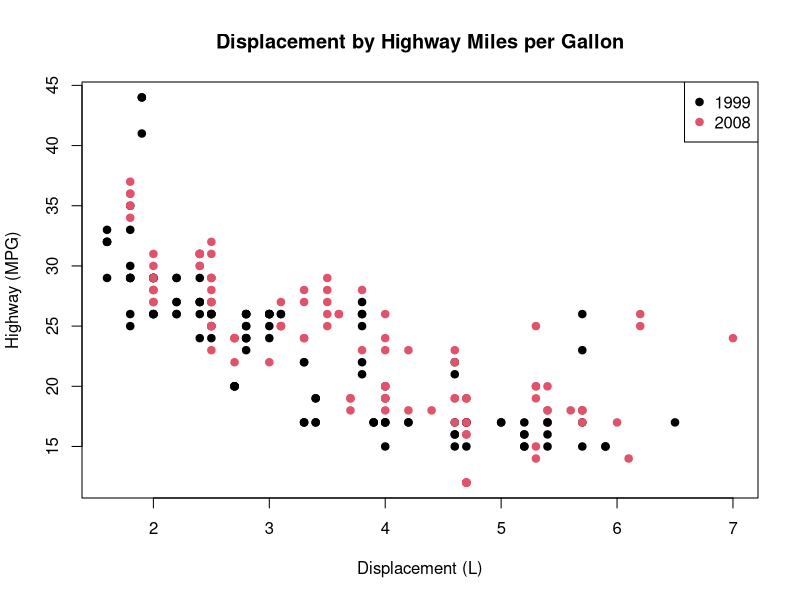
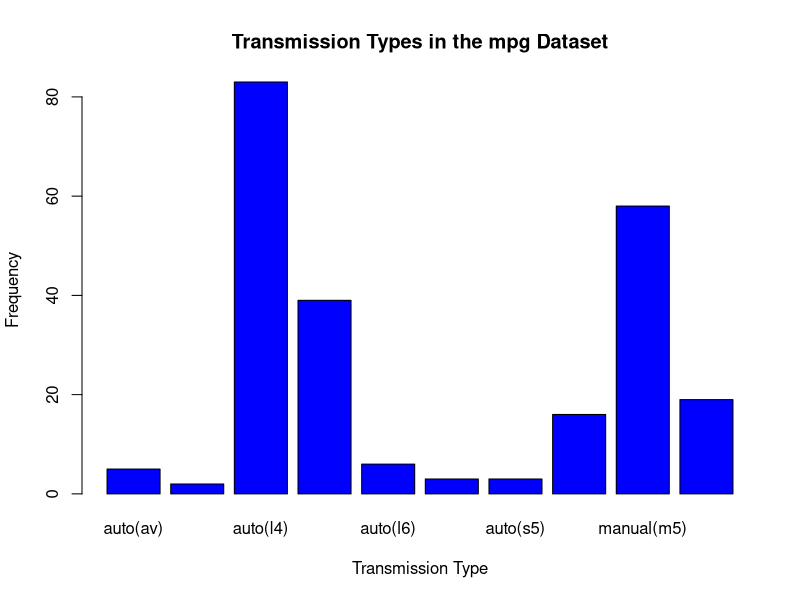

Reproduce these figures in R, in order. (Note: this script raises an error after producing the figures.)
## C7091 Professional Skills for Data Science ####
## Miss S-J Childs
## Student ID: 24370500
## Assignment 1: Problem Sets
## Source: https://c7091.github.io/website/problem-sets.html
## 2024-10-23

## CONTENTS ####
## 00 Setup
## 01 Question One: Plotting and subsets with the mpg data
## 02 Question Two: Pseudocode
## 03 Question Three: Understanding functions
## 04 Question Four: Working with matrices
## 05 Question Five: ANOVAs code
## 06 Question Six: F-Statistic
## 07 Question Seven: Write your own questions
## 08 Question Eight: Add nested lists and indexing to your questions

## 00 Setup ####

# Install packages and load libraries
install.packages("emmeans")
install.packages("pwr")
install.packages("tidyverse")
library(emmeans)
library(pwr)
library(tidyverse) 

# Set working directory

getwd() # All good

## 01 Question One ####

## "Make the plot and axis labels match"

data(mpg) # read in

colnames(mpg) # Typos in original code, so double-checking variable names

# Corrected code
plot(mpg$displ, mpg$hwy, col = as.factor(mpg$year), 
     main = "Displacement by Highway Miles per Gallon", # added title
     xlab = "Displacement (L)", 
     ylab = "Highway (MPG)", pch = 19) # added measurement units
legend("topright", legend = unique(mpg$year), 
       col = unique(as.factor(mpg$year)), pch = 19)

## "Use base R to filter the data where cyl equals 8"

# Corrected code
subset(mpg, cyl == 8) 
# 8 is a numeric, not a character. == for equality, = means assignment

## "Extend code to calculate the proportions of manual and automatic shift cars"

# Created a table of transmission types
trans_table <- table(mpg$trans) # shows the frequency of different types

# Calculated the proportions
help("proportions") # entries of x, divided by the appropriate marginal sums

trans_proportions <- proportions(trans_table) # but is this helpful?
View(trans_proportions)

# Visualization of transmission types
barplot(trans_table, main ="Transmission Types in the mpg Dataset", 
        xlab ="Transmission Type",
        ylab ="Frequency", col="blue") # now easier to comprehend proportions



## Question Two ####

## "Write pseudocode steps for calculating the volume of a cylinder."

# Step One: Look up the formula for cylinder volume
# Volume = π * radius^2 * height

# Step Two: State the height and radius for cylinder
height <- 3.2
radius <- 5.5

# Step Three: State value of pi to 3 decimal places
print(pi) # checking
pie <- round(pi, 3)
print(pie) # checking

# Step Four: Use formula to calculate 
cy_volume <- pie * radius^2 * height

# Step Five: Round the volume to 2 decimal points
cy_volume_rounded <- round(cy_volume, 2)

# Step Six: Show the answer
print(cy_volume_rounded)


## Question Three ####

## "What value is required for the 'd' argument in the pwr.t.test() function?"

help("pwr-package")
help("pwr.t.test")

# A statistical method known as power analysis. 
# My understanding of power analysis as having four core elements:
# Statistical power == detecting an effect if there's one
# Significance aka 'alpha' == the level needed (0.05) to reject the null hypothesis
# Sample size == the number of observations
# Effect size == the difference between the mean divided by the combined
# standard deviation, aka 'Cohen's d' and the 'd' argument in pwr.t.test function.
# The 'd' argument is the mean difference / standard deviation difference

# Example code
mean_diff <- mean("hypothetical data B" - "hypothetical data A")
sd_diff <- sd("hypothetical data B" - "hypothetical data A")
d <- mean_diff / sd_diff

## Question Four ####

## "What is the role of the set.seed() function in the question context?"

help("set.seed")
# It's a random number generator and helps with reproducibility.
# The question code chunk has random sampling, but you don't 
# want the results to change each time you run the code, so 
# you set a seed.



## "Why does calculating the mean of the copied original matrix return a 
## numeric value while the mean of the same matrix when missing values are 
## filled from the list returns NA?"

# In R you need to be careful when making copies. Making a copy of the matrix,
# but then altering the original will NOT change the copied version. This is
# because when copying a matrix, R creates a new independent copy of the data.

## "Fix the code such that mean_of_original_copy and mean_matrix are equal"

# Corrected code

set.seed(123)
matrix_with_na <- matrix(sample(c(NA, 1:9), 9, replace = TRUE), nrow = 3)
copy_of_original<-matrix_with_na

matrix_with_na[1,2] <- NA
matrix_with_na[2,3] <- NA
matrix_with_na[3,1] <- NA

print(copy_of_original)
print(matrix_with_na)

list_with_values <- as.list(as.numeric(matrix(1:9, nrow = 3)))
# originally as.character, must be numeric or logical

print(list_with_values)

for (i in 1:3) {
  for (j in 1:3) {
    if (is.na(matrix_with_na[i,j])) {
      matrix_with_na[i,j] <- list_with_values[[(i-1)*3 + j]] 
    }
  }
}
print(matrix_with_na)

# Now calculating the mean of the matrices
mean_matrix <- mean(matrix_with_na)
mean_of_original_copy <- mean(copy_of_original)
print(mean_of_original_copy)
print(mean_matrix)

# Both matrices now match at 4.333333

## Question Five ####

## "Explain why this function is not working and return the working equivalent."

data("iris")

# Original code leads to "error: arguments imply differing number of rows: 0, 3"

names(iris) # Typos in original, checking names

# Corrected code
run_anova_posthoc <- function() {
  
  anova_result <- aov(Sepal.Length ~ Species, data = iris)
  
  posthoc_result <- emmeans(anova_result, pairwise ~ Species)
  
  comparisons <- as.data.frame(summary(posthoc_result$contrast)) # accessibility
  
  print(comparisons)
  
  comparisons_df <- data.frame(Species = comparisons$contrast, # NOT $species
                               estimate = comparisons$estimate,
                               p.value = comparisons$p.value)
  
  return(comparisons_df)
}

run_anova_posthoc() # Now it's working!

## "Interpret what the estimate means and rank the species"

# I interpret the estimate to mean the difference in the Sepal.Length
# means between the species pairs, so if positive that's a higher mean, but 
# the negative indicates lower mean.

emmeans(anova_result, ~ Species) # look at emmean column to rank


## Question Six ####

## "Using the iris dataset conduct an anova of sepal length and report F statistic"

# dataset already loaded

# Performing anova
iris_anova <- aov(Sepal.Length ~ Species, data = iris)

# Summarise the results
anova_summary <- summary(iris_anova)

# See the results
print(anova_summary) # format is 'classic' anova table style

# Let's look at the F statistic
f_statistic <- anova_summary[[1]]["Species", "F value"]

print(f_statistic)

# A longer way to code for anova

n.groups <- ncol(iris) # we want to know how many groups we have
n.per.group <- vector(mode = "integer", length = ncol(iris))














## Question Seven ####

## "Write your own questions"

# Q"3"
# In your own words, what is the 'quiet' argument in the knit() function in
# the {knitr} package? Show the code involved including  any appropriate
# comment code required to answer this question.

library(knitr)
help(knitr)
help(quiet)
